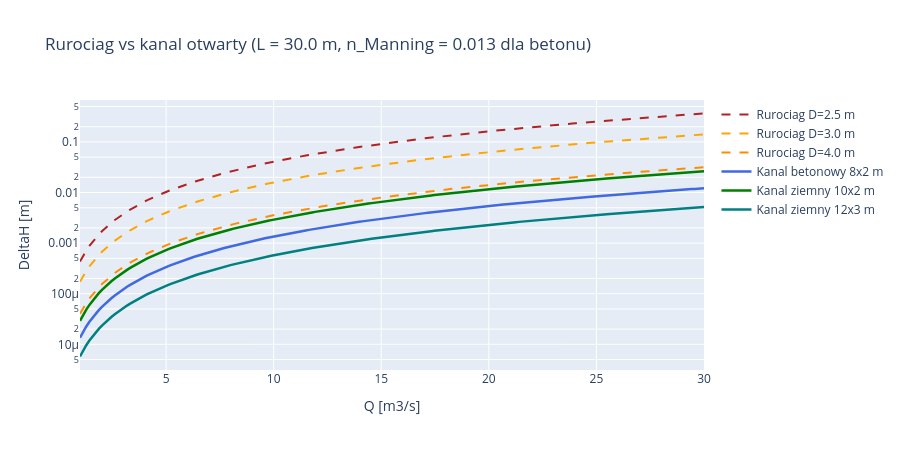

Write notebook code for a chart like this one.
### Markdown cell above
---
## Krok 2b: Alternatywa — kanal otwarty (Manning)

Dla niskospadowych elektrowni przeplywowych dlugi rurociag jest nieekonomiczny (straty tarcia rosną z $v^2$, a $v$ jest wysokie w rurze). Naturalna alternatywa to **kanal otwarty** (ang. *headrace canal*): wode prowadzimy z ujecia do hali maszyn kanalem prostokatnym lub trapezowym.

Straty tarcia w kanale otwartym: **wzor Manninga**

$$\Delta H = \left(\dfrac{n \cdot v}{R^{2/3}}\right)^2 \cdot L$$

gdzie:
- $n$ — wspolczynnik szorstkosci Manninga (beton gladki 0.013, ziemia/trawa 0.025--0.035)
- $v = Q/A$ — predkosc w kanale
- $A$ — pole przekroju (np. $b \cdot h$ dla prostokatnego)
- $R$ — promien hydrauliczny $= A/P$ ($P$ = obwod zwilzony)
- $L$ — dlugosc kanalu

**Zaleta kanalu**: $v$ jest **duzo mniejsze** (typowo 0.5--2 m/s), wiec straty sa rzedy wielkosci mniejsze. Wada: szersza zabudowa, ekspozycja na warunki atmosferyczne, trudnosci w zimie (lod).

**Prompt do LLM:**
> *"Policz straty Manninga dla kanalu betonowego (n=0.013) o szerokosci dna 8 m, > glebokosci 2 m, dlugosci 30 m. Porownaj z rurociagiem D=3m, L=30m przy tym samym Q."*

**Uzyte funkcje:** `numpy` (Manning eq policzony inline — jeden wzor).

### Code cell
# Porownanie: rurociag vs kanal otwarty, dla tej samej dlugosci L=30 m i Q
L_compare = 30.0
fig = go.Figure()

# Rurociag: kilka srednic
for D, color in [(2.5, 'firebrick'), (3.0, 'orange'), (4.0, 'darkorange')]:
    dH = pipe_friction_loss(Q_demo, D=D, L=L_compare, k_s=0.001)
    fig.add_trace(go.Scatter(x=Q_demo, y=dH, mode='lines',
        name=f'Rurociag D={D} m', line=dict(color=color, width=2, dash='dash')))

# Kanal: trzy warianty (beton gladki 8x2, ziemia 10x2, ziemia 12x3)
configs = [
    ('Kanal betonowy 8x2 m', 8.0, 2.0, 0.013, 'royalblue'),
    ('Kanal ziemny 10x2 m', 10.0, 2.0, 0.025, 'green'),
    ('Kanal ziemny 12x3 m', 12.0, 3.0, 0.025, 'teal'),
]
for label, b, h, n_m, color in configs:
    dH = manning_loss(Q_demo, b, h, L_compare, n_manning=n_m)
    fig.add_trace(go.Scatter(x=Q_demo, y=dH, mode='lines',
        name=label, line=dict(color=color, width=2.5)))

fig.update_layout(
    title=f'Rurociag vs kanal otwarty (L = {L_compare} m, n_Manning = 0.013 dla betonu)',
    xaxis_title='Q [m3/s]', yaxis_title='DeltaH [m]',
    yaxis_type='log',
    height=450, hovermode='x unified',
)
fig.show()

# Liczby przy Q_design = 23 m3/s
Q_typ = 23.0
print(f'Przy Q={Q_typ} m3/s, L = {L_compare} m:')
for D in [2.5, 3.0, 4.0]:
    dH = float(pipe_friction_loss(Q_typ, D=D, L=L_compare, k_s=0.001))
    v = Q_typ / (np.pi * D**2 / 4)
    print(f'  Rurociag D={D} m: v={v:.2f} m/s, dH = {dH*100:.2f} cm')
for label, b, h, n_m, _ in configs:
    dH = float(manning_loss(Q_typ, b, h, L_compare, n_manning=n_m))
    A = b*h; v = Q_typ/A
    print(f'  {label}: v={v:.2f} m/s, dH = {dH*1000:.2f} mm')
print()
print('Wniosek: w kanale otwartym predkosc jest 3-5x mniejsza, a strata tarcia ~ 100x mniejsza.')
print('Dlatego dla niskospadowych elektrowni przeplywowych preferujemy kanal lub bardzo krotki rurociag.')

### Figure 1 — Plotly figure (JSON) as saved in the notebook; plotly's stock layout.template omitted (floating-point values rounded to 4 significant figures; data arrays with more than 128 entries replaced by an {"elided": "..."} marker saying what was removed)
{"data": [{"line": {"color": "firebrick", "dash": "dash", "width": 2}, "mode": "lines", "name": "Rurociag D=2.5 m", "type": "scatter", "x": {"elided": "200 float values"}, "y": {"elided": "200 float values"}}, {"line": {"color": "orange", "dash": "dash", "width": 2}, "mode": "lines", "name": "Rurociag D=3.0 m", "type": "scatter", "x": {"elided": "200 float values"}, "y": {"elided": "200 float values"}}, {"line": {"color": "darkorange", "dash": "dash", "width": 2}, "mode": "lines", "name": "Rurociag D=4.0 m", "type": "scatter", "x": {"elided": "200 float values"}, "y": {"elided": "200 float values"}}, {"line": {"color": "royalblue", "width": 2.5}, "mode": "lines", "name": "Kanal betonowy 8x2 m", "type": "scatter", "x": {"elided": "200 float values"}, "y": {"elided": "200 float values"}}, {"line": {"color": "green", "width": 2.5}, "mode": "lines", "name": "Kanal ziemny 10x2 m", "type": "scatter", "x": {"elided": "200 float values"}, "y": {"elided": "200 float values"}}, {"line": {"color": "teal", "width": 2.5}, "mode": "lines", "name": "Kanal ziemny 12x3 m", "type": "scatter", "x": {"elided": "200 float values"}, "y": {"elided": "200 float values"}}], "layout": {"height": 450, "hovermode": "x unified", "title": {"text": "Rurociag vs kanal otwarty (L = 30.0 m, n_Manning = 0.013 dla betonu)"}, "xaxis": {"title": {"text": "Q [m3/s]"}}, "yaxis": {"title": {"text": "DeltaH [m]"}, "type": "log"}}}
